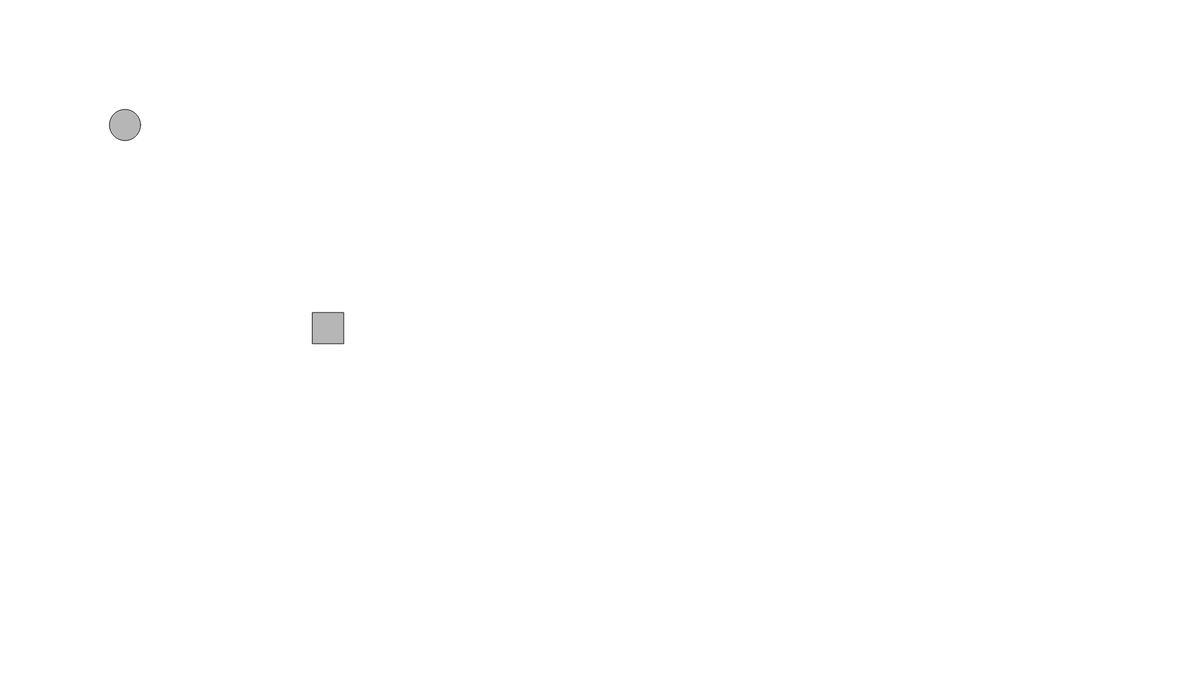
Frame 1 (no input)
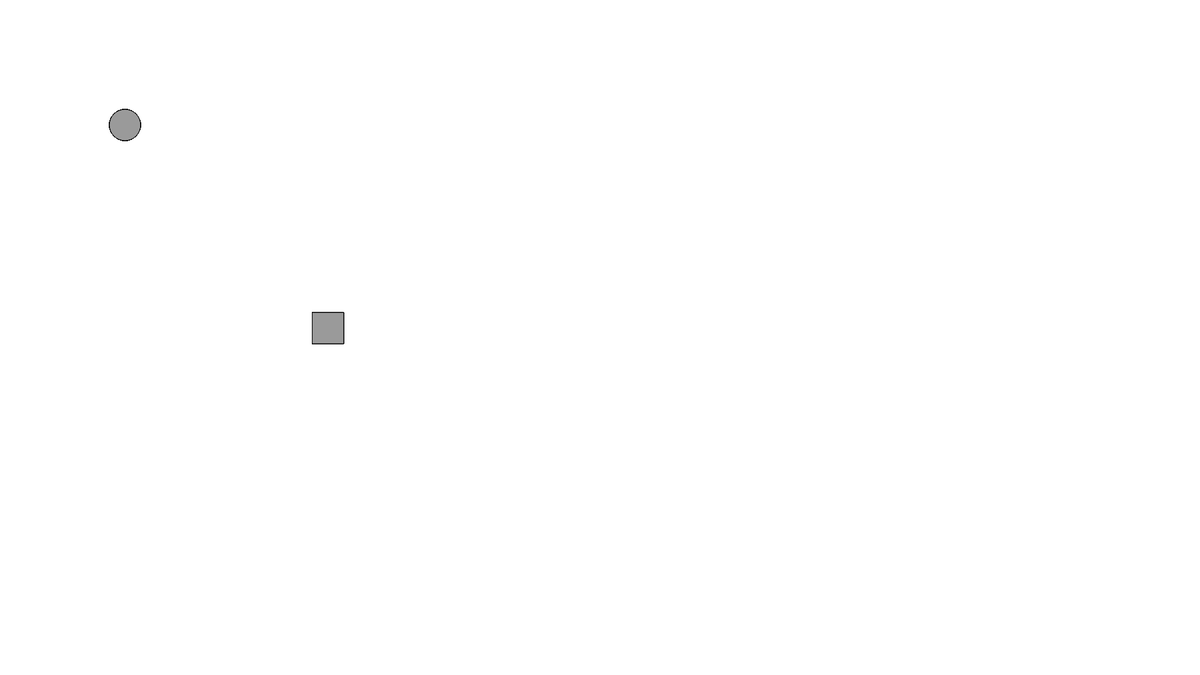
Frame 60 (no input)
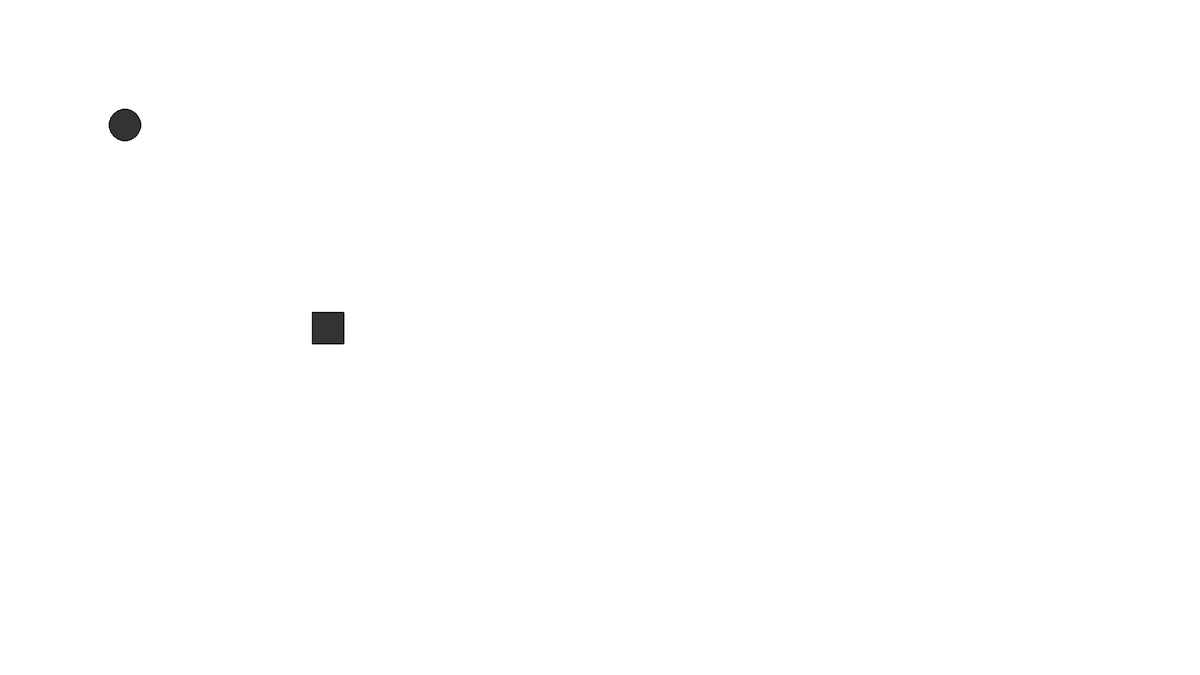
Frame 120 (the mouse pressed at the canvas centre since frame 60)

The p5.js sketch that drew these frames (run headless with seeded random() and noise() and a simulated clock; from frame 60 on, the mouse is pressed at the canvas centre):

// p5.js sketch
// ── sketch.js
function setup() {
    createCanvas(1920,1080);

}

function draw() {
   fill(random(0,255));
   rect(500,500,50,50);
   ellipse(200,200,50,50);
}
